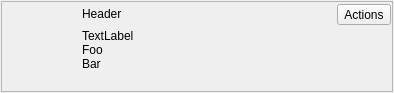
<?xml version="1.0" encoding="UTF-8"?>
<ui version="4.0">
 <class>PublishHistoryWidget</class>
 <widget class="QWidget" name="PublishHistoryWidget">
  <property name="geometry">
   <rect>
    <x>0</x>
    <y>0</y>
    <width>394</width>
    <height>93</height>
   </rect>
  </property>
  <property name="windowTitle">
   <string>Form</string>
  </property>
  <layout class="QHBoxLayout" name="horizontalLayout_3">
   <property name="spacing">
    <number>1</number>
   </property>
   <property name="margin">
    <number>1</number>
   </property>
   <item>
    <widget class="QFrame" name="box">
     <property name="frameShape">
      <enum>QFrame::StyledPanel</enum>
     </property>
     <property name="frameShadow">
      <enum>QFrame::Raised</enum>
     </property>
     <layout class="QHBoxLayout" name="horizontalLayout_2">
      <property name="spacing">
       <number>4</number>
      </property>
      <property name="leftMargin">
       <number>1</number>
      </property>
      <property name="topMargin">
       <number>2</number>
      </property>
      <property name="rightMargin">
       <number>1</number>
      </property>
      <property name="bottomMargin">
       <number>2</number>
      </property>
      <item>
       <widget class="QLabel" name="thumbnail">
        <property name="minimumSize">
         <size>
          <width>75</width>
          <height>75</height>
         </size>
        </property>
        <property name="maximumSize">
         <size>
          <width>75</width>
          <height>75</height>
         </size>
        </property>
        <property name="text">
         <string/>
        </property>
        <property name="scaledContents">
         <bool>true</bool>
        </property>
        <property name="alignment">
         <set>Qt::AlignCenter</set>
        </property>
       </widget>
      </item>
      <item>
       <layout class="QVBoxLayout" name="verticalLayout">
        <item>
         <layout class="QHBoxLayout" name="horizontalLayout">
          <item>
           <widget class="QLabel" name="header_label">
            <property name="sizePolicy">
             <sizepolicy hsizetype="Preferred" vsizetype="Fixed">
              <horstretch>0</horstretch>
              <verstretch>0</verstretch>
             </sizepolicy>
            </property>
            <property name="text">
             <string>Header</string>
            </property>
           </widget>
          </item>
          <item>
           <widget class="QToolButton" name="button">
            <property name="text">
             <string>Actions</string>
            </property>
            <property name="popupMode">
             <enum>QToolButton::InstantPopup</enum>
            </property>
            <property name="toolButtonStyle">
             <enum>Qt::ToolButtonTextOnly</enum>
            </property>
           </widget>
          </item>
         </layout>
        </item>
        <item>
         <widget class="QLabel" name="body_label">
          <property name="sizePolicy">
           <sizepolicy hsizetype="Preferred" vsizetype="Expanding">
            <horstretch>0</horstretch>
            <verstretch>0</verstretch>
           </sizepolicy>
          </property>
          <property name="text">
           <string>TextLabel
Foo
Bar</string>
          </property>
          <property name="alignment">
           <set>Qt::AlignLeading|Qt::AlignLeft|Qt::AlignTop</set>
          </property>
          <property name="wordWrap">
           <bool>true</bool>
          </property>
         </widget>
        </item>
       </layout>
      </item>
     </layout>
    </widget>
   </item>
  </layout>
 </widget>
 <resources>
  <include location="resources.qrc"/>
 </resources>
 <connections/>
</ui>
